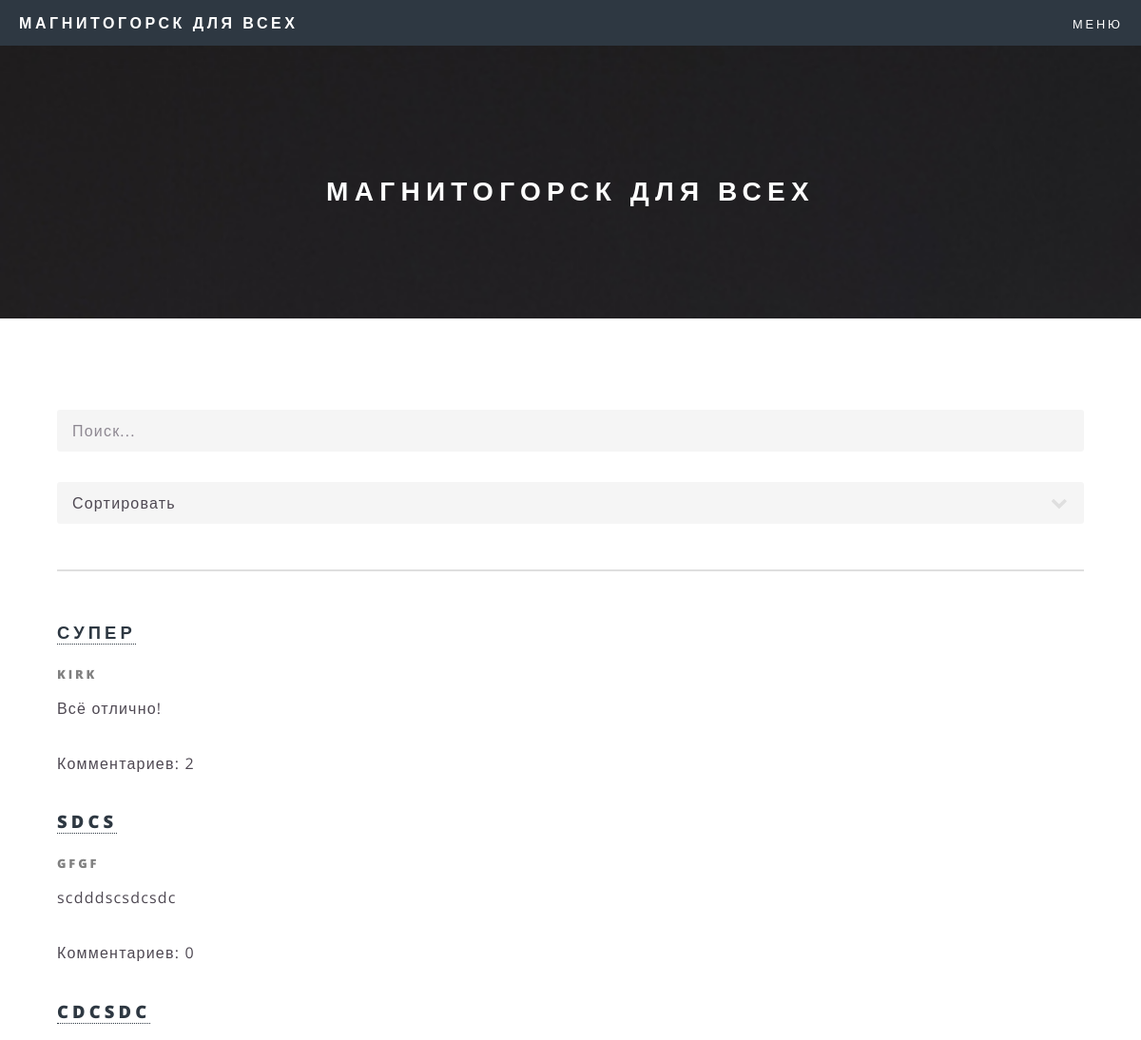
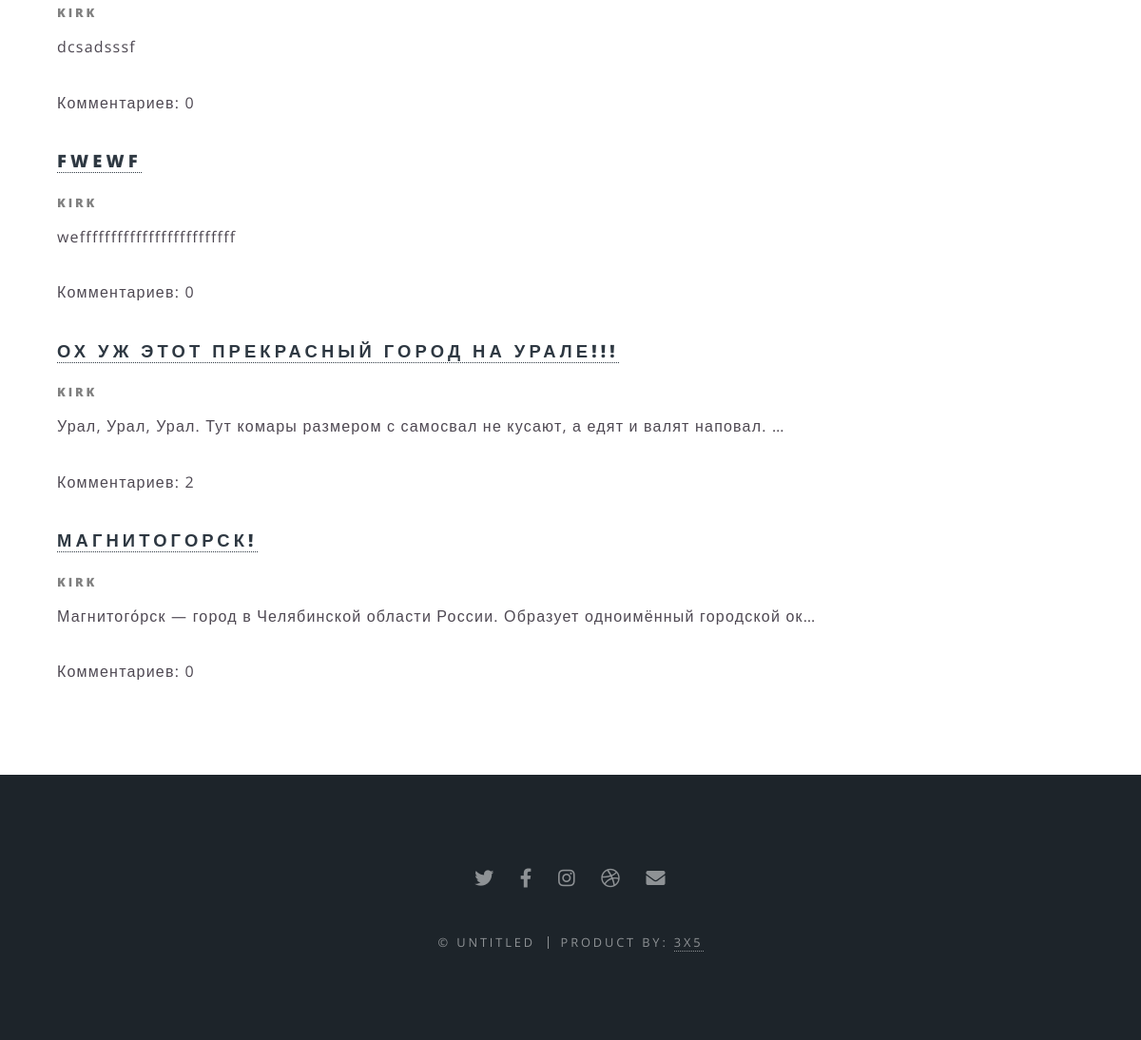
The page /main/ (signed in) on the database its author committed (2 pictures, top to bottom).
### posts/models.py (models this page shows, shortened)
class Post(models.Model):
    title = models.CharField("Заголовок", max_length=150)
    text = models.TextField("Предложение")
    url = models.SlugField(max_length=160, unique=True, default=1)
    user = models.ForeignKey(User, on_delete=models.CASCADE, null=True, blank=True)
    class Meta:
        verbose_name="Пост"
        verbose_name_plural = "Посты"

### posts/views.py (the view)
# urls.py: path("main/", views.Posts.as_view(), name= "posts"),
class Posts(ListView):
    model = Post
    template_name = 'posts/posts.html'
    queryset = Post.objects.all()

### templates/posts/posts.html (shortened to what this page needs)
{% extends 'posts/base.html' %}
                    {% block post %}
                    <section style="display: block">
                    <form action="{% url 'posts_search' %}" method="get">
                    <input name="q" type="text" placeholder="Поиск...">
                    </form>
                    <select onchange="if (this.value) window.location.href = this.value">
                        <option value="">Сортировать</option>
                    </select>
                    <hr>
                            {% for post in object_list%}
                            <h3>
                            {% if user.is_authenticated %}
                                <a href="{% url 'view_post' post.url %}" class="editContent" >{{post.title}}</a>
                            {% else %}
                                <a class="editContent" >{{post.title}}</a>
                            {% endif %}
                            </h3>
                            <h5 style="color:grey">{{post.user}}</h5>
							<p>{{post.text | truncatechars:85 }}</p>
                            <p>Комментариев: {{ post.comments_set.count }}</p>
                            {% endfor %}
                </section>
{% endblock post %}

### static/assets/css/main.css (style rules this page uses)
html, body, div, span, applet, object, iframe, h1, h2, h3, h4, h5, h6, p, blockquote, pre, a, abbr, acronym, address, big, cite, code, del, dfn, em, img, ins, kbd, q, s, samp, small, strike, strong, sub, sup, tt, var, b, u, i, center, dl, dt, dd, ol, ul, li, fieldset, form, label, legend, table, caption, tbody, tfoot, thead, tr, th, td, article, aside, canvas, details, embed, figure, figcaption, footer, header, hgroup, menu, nav, output, ruby, section, summary, time, mark, audio, video { margin: 0; padding: 0; border: 0; font-size: 100%; font: inherit; vertical-align: baseline; }
article, aside, details, figcaption, figure, footer, header, hgroup, menu, nav, section { display: block; }
body { line-height: 1; }
body { -webkit-text-size-adjust: none; }
input, select, textarea { -moz-appearance: none; -webkit-appearance: none; -ms-appearance: none; appearance: none; }
html { box-sizing: border-box; }
*, *:before, *:after { box-sizing: inherit; }
body { background: #2e3842; }
body, input, select, textarea { color: #fff; font-family: "Open Sans", Helvetica, sans-serif; font-size: 15pt; font-weight: 400; letter-spacing: 0.075em; line-height: 1.65em; }
@media screen and (max-width: 1680px) { body, input, select, textarea { font-size: 13pt; } }
@media screen and (max-width: 1280px) { body, input, select, textarea { font-size: 12pt; } }
a { -moz-transition: color 0.2s ease, border-bottom-color 0.2s ease; -webkit-transition: color 0.2s ease, border-bottom-color 0.2s ease; -ms-transition: color 0.2s ease, border-bottom-color 0.2s ease; transition: color 0.2s ease, border-bottom-color 0.2s ease; border-bottom: dotted 1px; color: inherit; text-decoration: none; }
p { margin: 0 0 2em 0; }
h1, h2, h3, h4, h5, h6 { color: #fff; font-weight: 800; letter-spacing: 0.225em; line-height: 1em; margin: 0 0 1em 0; text-transform: uppercase; }
h1 a, h2 a, h3 a, h4 a, h5 a, h6 a { color: inherit; text-decoration: none; }
h3 { font-size: 1.15em; line-height: 1.75em; }
h5 { font-size: 0.8em; line-height: 1.5em; }
hr { border: 0; border-bottom: solid 2px #fff; margin: 3em 0; }
form { margin: 0 0 2em 0; }
input[type="text"], input[type="password"], input[type="email"], select, textarea { -moz-appearance: none; -webkit-appearance: none; -ms-appearance: none; appearance: none; background-color: rgba(144, 144, 144, 0.25); border-radius: 3px; border: none; color: inherit; display: block; outline: 0; padding: 0 1em; text-decoration: none; width: 100%; }
select { background-size: 1.25em; background-repeat: no-repeat; background-position: calc(100% - 1em) center; height: 2.75em; padding-right: 2.75em; text-overflow: ellipsis; }
input[type="text"], input[type="password"], input[type="email"], select { height: 2.75em; }
.wrapper.style5 h2, .wrapper.style5 h3, .wrapper.style5 h4, .wrapper.style5 h5, .wrapper.style5 h6 { color: #2E3842; }
.wrapper.style5 hr { border-color: #dfdfdf; }
.wrapper.style5 input[type="text"], .wrapper.style5 input[type="password"], .wrapper.style5 input[type="email"], .wrapper.style5 select, .wrapper.style5 textarea { background-color: rgba(0, 0, 0, 0.0375); }
.wrapper.style5 select option { color: #2E3842; background: #ffffff; }

### rows shown on the page
Post: title "СУПЕР", user "KIRK", text "Всё отлично!", comments_set.count "2"
Post: title "SDCS", user "GFGF", text "scdddscsdcsdc", comments_set.count "0"
Post: title "CDCSDC", user "KIRK", text "dcsadsssf", comments_set.count "0"
Post: title "FWEWF", user "KIRK", text "wefffffffffffffffffffffffff", comments_set.count "0"
Post: title "ОХ УЖ ЭТОТ ПРЕКРАСНЫЙ ГОРОД НА УРАЛЕ!!!", user "KIRK", text "Урал, Урал, Урал. Тут комары размером с самосвал не кусают, а едят и валят наповал. …", comments_set.count "2"
Post: title "МАГНИТОГОРСК!", user "KIRK", text "Магнитого́рск — город в Челябинской области России. Образует одноимённый городской ок…", comments_set.count "0"
